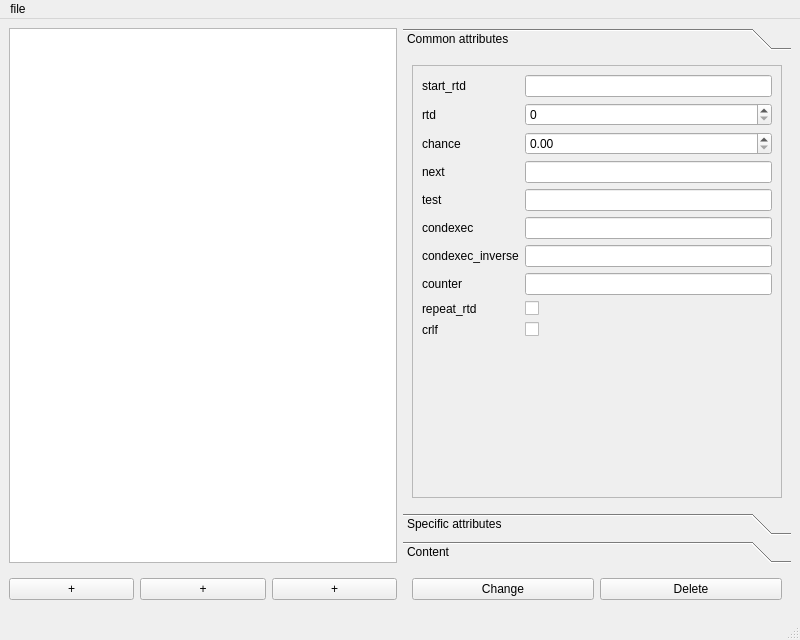
<?xml version="1.0" encoding="UTF-8"?>
<ui version="4.0">
 <class>MainWindow</class>
 <widget class="QMainWindow" name="MainWindow">
  <property name="geometry">
   <rect>
    <x>0</x>
    <y>0</y>
    <width>800</width>
    <height>640</height>
   </rect>
  </property>
  <property name="windowTitle">
   <string>MainWindow</string>
  </property>
  <widget class="QWidget" name="centralwidget">
   <layout class="QGridLayout" name="gridLayout">
    <item row="1" column="1">
     <widget class="QStackedWidget" name="stackedWidget_2">
      <property name="sizePolicy">
       <sizepolicy hsizetype="Preferred" vsizetype="Maximum">
        <horstretch>0</horstretch>
        <verstretch>0</verstretch>
       </sizepolicy>
      </property>
      <property name="currentIndex">
       <number>0</number>
      </property>
      <widget class="QWidget" name="page_3">
       <layout class="QHBoxLayout" name="horizontalLayout_2">
        <item>
         <widget class="QPushButton" name="pushButton_change">
          <property name="text">
           <string>Change</string>
          </property>
         </widget>
        </item>
        <item>
         <widget class="QPushButton" name="pushButton_delete">
          <property name="text">
           <string>Delete</string>
          </property>
         </widget>
        </item>
       </layout>
      </widget>
      <widget class="QWidget" name="page_4"/>
     </widget>
    </item>
    <item row="0" column="1">
     <widget class="QToolBox" name="toolBox">
      <property name="currentIndex">
       <number>0</number>
      </property>
      <widget class="QWidget" name="page_common_attr">
       <property name="enabled">
        <bool>true</bool>
       </property>
       <property name="geometry">
        <rect>
         <x>0</x>
         <y>0</y>
         <width>388</width>
         <height>436</height>
        </rect>
       </property>
       <property name="sizePolicy">
        <sizepolicy hsizetype="Preferred" vsizetype="Preferred">
         <horstretch>0</horstretch>
         <verstretch>0</verstretch>
        </sizepolicy>
       </property>
       <property name="toolTip">
        <string>&lt;html&gt;&lt;head/&gt;&lt;body&gt;&lt;p&gt;&lt;br/&gt;&lt;/p&gt;&lt;/body&gt;&lt;/html&gt;</string>
       </property>
       <property name="layoutDirection">
        <enum>Qt::LeftToRight</enum>
       </property>
       <property name="autoFillBackground">
        <bool>true</bool>
       </property>
       <attribute name="label">
        <string>Common attributes</string>
       </attribute>
       <layout class="QGridLayout" name="gridLayout_9">
        <item row="0" column="0">
         <widget class="QScrollArea" name="scrollArea_5">
          <property name="widgetResizable">
           <bool>true</bool>
          </property>
          <widget class="QWidget" name="scrollAreaWidgetContents_5">
           <property name="geometry">
            <rect>
             <x>0</x>
             <y>0</y>
             <width>368</width>
             <height>416</height>
            </rect>
           </property>
           <layout class="QFormLayout" name="formLayout_5">
            <item row="0" column="0">
             <widget class="QLabel" name="label_18">
              <property name="text">
               <string>start_rtd</string>
              </property>
             </widget>
            </item>
            <item row="0" column="1">
             <widget class="QLineEdit" name="lineEdit_17"/>
            </item>
            <item row="1" column="0">
             <widget class="QLabel" name="label_19">
              <property name="text">
               <string>rtd</string>
              </property>
             </widget>
            </item>
            <item row="1" column="1">
             <widget class="QSpinBox" name="spinBox_8"/>
            </item>
            <item row="2" column="0">
             <widget class="QLabel" name="stab1Label_18">
              <property name="text">
               <string>chance</string>
              </property>
             </widget>
            </item>
            <item row="2" column="1">
             <widget class="QDoubleSpinBox" name="doubleSpinBox"/>
            </item>
            <item row="3" column="0">
             <widget class="QLabel" name="stab1Label_16">
              <property name="text">
               <string>next</string>
              </property>
             </widget>
            </item>
            <item row="3" column="1">
             <widget class="QLineEdit" name="stab1LineEdit_16"/>
            </item>
            <item row="4" column="0">
             <widget class="QLabel" name="stab1Label_17">
              <property name="text">
               <string>test</string>
              </property>
             </widget>
            </item>
            <item row="4" column="1">
             <widget class="QLineEdit" name="stab1LineEdit_17"/>
            </item>
            <item row="5" column="0">
             <widget class="QLabel" name="stab1Label_19">
              <property name="text">
               <string>condexec</string>
              </property>
             </widget>
            </item>
            <item row="5" column="1">
             <widget class="QLineEdit" name="stab1LineEdit_19"/>
            </item>
            <item row="6" column="0">
             <widget class="QLabel" name="stab1Label_20">
              <property name="text">
               <string>condexec_inverse</string>
              </property>
             </widget>
            </item>
            <item row="6" column="1">
             <widget class="QLineEdit" name="stab1LineEdit_20"/>
            </item>
            <item row="7" column="0">
             <widget class="QLabel" name="stab1Label_21">
              <property name="text">
               <string>counter</string>
              </property>
             </widget>
            </item>
            <item row="7" column="1">
             <widget class="QLineEdit" name="stab1LineEdit_21"/>
            </item>
            <item row="8" column="0">
             <widget class="QLabel" name="stab1Label_14">
              <property name="text">
               <string>repeat_rtd</string>
              </property>
             </widget>
            </item>
            <item row="8" column="1">
             <widget class="QCheckBox" name="checkBox_8">
              <property name="text">
               <string/>
              </property>
             </widget>
            </item>
            <item row="9" column="0">
             <widget class="QLabel" name="stab1Label_15">
              <property name="text">
               <string>crlf</string>
              </property>
             </widget>
            </item>
            <item row="9" column="1">
             <widget class="QCheckBox" name="checkBox_7">
              <property name="text">
               <string/>
              </property>
             </widget>
            </item>
           </layout>
          </widget>
         </widget>
        </item>
       </layout>
      </widget>
      <widget class="QWidget" name="page_spec_attr">
       <property name="geometry">
        <rect>
         <x>0</x>
         <y>0</y>
         <width>388</width>
         <height>436</height>
        </rect>
       </property>
       <attribute name="label">
        <string>Specific attributes</string>
       </attribute>
       <layout class="QGridLayout" name="gridLayout_3">
        <item row="0" column="0">
         <widget class="QStackedWidget" name="stackedw_spec_attrs">
          <property name="currentIndex">
           <number>0</number>
          </property>
          <widget class="QWidget" name="page_stackw_recv_cmd">
           <layout class="QGridLayout" name="gridLayout_4">
            <property name="leftMargin">
             <number>0</number>
            </property>
            <property name="topMargin">
             <number>0</number>
            </property>
            <property name="rightMargin">
             <number>0</number>
            </property>
            <property name="bottomMargin">
             <number>0</number>
            </property>
            <item row="0" column="0">
             <widget class="QScrollArea" name="scrollArea">
              <property name="widgetResizable">
               <bool>true</bool>
              </property>
              <widget class="QWidget" name="scrollAreaWidgetContents">
               <property name="geometry">
                <rect>
                 <x>0</x>
                 <y>0</y>
                 <width>368</width>
                 <height>416</height>
                </rect>
               </property>
               <layout class="QFormLayout" name="formLayout_2">
                <item row="0" column="0">
                 <widget class="QLabel" name="label_response">
                  <property name="text">
                   <string>response</string>
                  </property>
                 </widget>
                </item>
                <item row="0" column="1">
                 <widget class="QSpinBox" name="attr_response_spinBox"/>
                </item>
                <item row="1" column="0">
                 <widget class="QLabel" name="label_request">
                  <property name="text">
                   <string>request</string>
                  </property>
                 </widget>
                </item>
                <item row="1" column="1">
                 <widget class="QComboBox" name="attr_request_comboBox">
                  <item>
                   <property name="text">
                    <string>-</string>
                   </property>
                  </item>
                  <item>
                   <property name="text">
                    <string>INVITE</string>
                   </property>
                  </item>
                  <item>
                   <property name="text">
                    <string>ACK</string>
                   </property>
                  </item>
                  <item>
                   <property name="text">
                    <string>BYE</string>
                   </property>
                  </item>
                  <item>
                   <property name="text">
                    <string>CANCEL</string>
                   </property>
                  </item>
                  <item>
                   <property name="text">
                    <string>REGISTER</string>
                   </property>
                  </item>
                  <item>
                   <property name="text">
                    <string>OPTIONS</string>
                   </property>
                  </item>
                  <item>
                   <property name="text">
                    <string>PRACK</string>
                   </property>
                  </item>
                  <item>
                   <property name="text">
                    <string>SUBSCRIBE</string>
                   </property>
                  </item>
                  <item>
                   <property name="text">
                    <string>NOTIFY</string>
                   </property>
                  </item>
                  <item>
                   <property name="text">
                    <string>PUBLISH</string>
                   </property>
                  </item>
                  <item>
                   <property name="text">
                    <string>INFO</string>
                   </property>
                  </item>
                  <item>
                   <property name="text">
                    <string>REFER</string>
                   </property>
                  </item>
                  <item>
                   <property name="text">
                    <string>MESSAGE</string>
                   </property>
                  </item>
                  <item>
                   <property name="text">
                    <string>UPDATE</string>
                   </property>
                  </item>
                 </widget>
                </item>
                <item row="2" column="0">
                 <widget class="QLabel" name="label_lost">
                  <property name="text">
                   <string>lost</string>
                  </property>
                 </widget>
                </item>
                <item row="2" column="1">
                 <widget class="QSpinBox" name="attr_lost_spinBox"/>
                </item>
                <item row="3" column="0">
                 <widget class="QLabel" name="label_timeout">
                  <property name="text">
                   <string>timeout</string>
                  </property>
                 </widget>
                </item>
                <item row="3" column="1">
                 <widget class="QSpinBox" name="attr_timeout_spinBox"/>
                </item>
                <item row="4" column="0">
                 <widget class="QLabel" name="label_ontimeout">
                  <property name="text">
                   <string>ontimeout</string>
                  </property>
                 </widget>
                </item>
                <item row="4" column="1">
                 <widget class="QLineEdit" name="attr_ontimeout_LineEdit"/>
                </item>
                <item row="5" column="0">
                 <widget class="QLabel" name="label_response_txn">
                  <property name="text">
                   <string>response_txn</string>
                  </property>
                 </widget>
                </item>
                <item row="5" column="1">
                 <widget class="QLineEdit" name="attr_response_txn_LineEdit"/>
                </item>
                <item row="6" column="0">
                 <widget class="QLabel" name="label_optional">
                  <property name="text">
                   <string>optional</string>
                  </property>
                 </widget>
                </item>
                <item row="6" column="1">
                 <widget class="QCheckBox" name="attr_optional_checkBox">
                  <property name="text">
                   <string/>
                  </property>
                 </widget>
                </item>
                <item row="7" column="0">
                 <widget class="QLabel" name="label_ignoresdp">
                  <property name="text">
                   <string>ignoresdp</string>
                  </property>
                 </widget>
                </item>
                <item row="7" column="1">
                 <widget class="QCheckBox" name="attr_ignoresdp_checkBox">
                  <property name="text">
                   <string/>
                  </property>
                 </widget>
                </item>
                <item row="8" column="0">
                 <widget class="QLabel" name="label_rrs">
                  <property name="text">
                   <string>rrs</string>
                  </property>
                 </widget>
                </item>
                <item row="8" column="1">
                 <widget class="QCheckBox" name="attr_rrs_checkBox">
                  <property name="text">
                   <string/>
                  </property>
                 </widget>
                </item>
                <item row="9" column="0">
                 <widget class="QLabel" name="label_auth">
                  <property name="text">
                   <string>auth</string>
                  </property>
                 </widget>
                </item>
                <item row="9" column="1">
                 <widget class="QCheckBox" name="attr_auth_checkBox">
                  <property name="text">
                   <string/>
                  </property>
                 </widget>
                </item>
                <item row="10" column="0">
                 <widget class="QLabel" name="label_regexp_match">
                  <property name="text">
                   <string>regexp_match</string>
                  </property>
                 </widget>
                </item>
                <item row="10" column="1">
                 <widget class="QCheckBox" name="attr_regexp_match_checkBox">
                  <property name="text">
                   <string/>
                  </property>
                 </widget>
                </item>
               </layout>
              </widget>
             </widget>
            </item>
           </layout>
          </widget>
          <widget class="QWidget" name="page_stackw_send_cmd">
           <layout class="QGridLayout" name="gridLayout_5">
            <property name="leftMargin">
             <number>0</number>
            </property>
            <property name="topMargin">
             <number>0</number>
            </property>
            <property name="rightMargin">
             <number>0</number>
            </property>
            <property name="bottomMargin">
             <number>0</number>
            </property>
            <item row="0" column="0">
             <widget class="QScrollArea" name="scrollArea_2">
              <property name="widgetResizable">
               <bool>true</bool>
              </property>
              <widget class="QWidget" name="scrollAreaWidgetContents_2">
               <property name="geometry">
                <rect>
                 <x>0</x>
                 <y>0</y>
                 <width>368</width>
                 <height>416</height>
                </rect>
               </property>
               <layout class="QFormLayout" name="formLayout_3">
                <item row="0" column="0">
                 <widget class="QLabel" name="label_retrans">
                  <property name="text">
                   <string>retrans</string>
                  </property>
                 </widget>
                </item>
                <item row="1" column="0">
                 <widget class="QLabel" name="label_lost_send">
                  <property name="text">
                   <string>lost</string>
                  </property>
                 </widget>
                </item>
                <item row="1" column="1">
                 <widget class="QSpinBox" name="attr_lost_send_spinBox"/>
                </item>
                <item row="2" column="0">
                 <widget class="QLabel" name="label_start_txn">
                  <property name="text">
                   <string>start_txn</string>
                  </property>
                 </widget>
                </item>
                <item row="2" column="1">
                 <widget class="QLineEdit" name="attr_start_txn_LineEdit"/>
                </item>
                <item row="3" column="0">
                 <widget class="QLabel" name="label_ack_txn">
                  <property name="text">
                   <string>ack_txn</string>
                  </property>
                 </widget>
                </item>
                <item row="3" column="1">
                 <widget class="QLineEdit" name="attr_ack_txn_LineEdit"/>
                </item>
                <item row="0" column="1">
                 <widget class="QSpinBox" name="attr_retrans_spinBox"/>
                </item>
               </layout>
              </widget>
             </widget>
            </item>
           </layout>
          </widget>
          <widget class="QWidget" name="page_stackw_pause_cmd">
           <layout class="QGridLayout" name="gridLayout_6">
            <property name="leftMargin">
             <number>0</number>
            </property>
            <property name="topMargin">
             <number>0</number>
            </property>
            <property name="rightMargin">
             <number>0</number>
            </property>
            <property name="bottomMargin">
             <number>0</number>
            </property>
            <item row="0" column="0">
             <widget class="QScrollArea" name="scrollArea_3">
              <property name="widgetResizable">
               <bool>true</bool>
              </property>
              <widget class="QWidget" name="scrollAreaWidgetContents_3">
               <property name="geometry">
                <rect>
                 <x>0</x>
                 <y>0</y>
                 <width>368</width>
                 <height>416</height>
                </rect>
               </property>
               <layout class="QFormLayout" name="formLayout_4">
                <item row="0" column="0">
                 <widget class="QLabel" name="label_milliseconds">
                  <property name="text">
                   <string>milliseconds</string>
                  </property>
                 </widget>
                </item>
                <item row="1" column="0">
                 <widget class="QLabel" name="label_variable">
                  <property name="text">
                   <string>variable</string>
                  </property>
                 </widget>
                </item>
                <item row="2" column="0">
                 <widget class="QLabel" name="label_distribution">
                  <property name="text">
                   <string>distribution</string>
                  </property>
                 </widget>
                </item>
                <item row="0" column="1">
                 <widget class="QSpinBox" name="attr_milliseconds_spinBox"/>
                </item>
                <item row="1" column="1">
                 <widget class="QSpinBox" name="attr_variable_spinBox"/>
                </item>
                <item row="2" column="1">
                 <widget class="QComboBox" name="attr_distribution_comboBox">
                  <item>
                   <property name="text">
                    <string>-</string>
                   </property>
                  </item>
                  <item>
                   <property name="text">
                    <string>fixed</string>
                   </property>
                  </item>
                  <item>
                   <property name="text">
                    <string>uniform</string>
                   </property>
                  </item>
                  <item>
                   <property name="text">
                    <string>normal</string>
                   </property>
                  </item>
                  <item>
                   <property name="text">
                    <string>lognormal</string>
                   </property>
                  </item>
                  <item>
                   <property name="text">
                    <string>exponential</string>
                   </property>
                  </item>
                  <item>
                   <property name="text">
                    <string>weibull</string>
                   </property>
                  </item>
                  <item>
                   <property name="text">
                    <string>pareto</string>
                   </property>
                  </item>
                  <item>
                   <property name="text">
                    <string>gamma</string>
                   </property>
                  </item>
                  <item>
                   <property name="text">
                    <string>negbin</string>
                   </property>
                  </item>
                 </widget>
                </item>
                <item row="3" column="1">
                 <widget class="QCheckBox" name="attr_sanity_check_checkBox">
                  <property name="text">
                   <string/>
                  </property>
                 </widget>
                </item>
                <item row="3" column="0">
                 <widget class="QLabel" name="labal_sanity_check">
                  <property name="text">
                   <string>sanity_check</string>
                  </property>
                 </widget>
                </item>
               </layout>
              </widget>
             </widget>
            </item>
           </layout>
          </widget>
          <widget class="QWidget" name="page_stackw_nop_cmd">
           <layout class="QGridLayout" name="gridLayout_7">
            <property name="leftMargin">
             <number>0</number>
            </property>
            <property name="topMargin">
             <number>0</number>
            </property>
            <property name="rightMargin">
             <number>0</number>
            </property>
            <property name="bottomMargin">
             <number>0</number>
            </property>
            <item row="0" column="0">
             <widget class="QScrollArea" name="scrollArea_4">
              <property name="widgetResizable">
               <bool>true</bool>
              </property>
              <widget class="QWidget" name="scrollAreaWidgetContents_4">
               <property name="geometry">
                <rect>
                 <x>0</x>
                 <y>0</y>
                 <width>299</width>
                 <height>35</height>
                </rect>
               </property>
               <layout class="QGridLayout" name="gridLayout_8">
                <item row="0" column="0">
                 <widget class="QLabel" name="label_missing_attr">
                  <property name="text">
                   <string>This command has not specific attributes.</string>
                  </property>
                  <property name="alignment">
                   <set>Qt::AlignCenter</set>
                  </property>
                 </widget>
                </item>
               </layout>
              </widget>
             </widget>
            </item>
           </layout>
          </widget>
         </widget>
        </item>
       </layout>
      </widget>
      <widget class="QWidget" name="page_content">
       <property name="geometry">
        <rect>
         <x>0</x>
         <y>0</y>
         <width>388</width>
         <height>436</height>
        </rect>
       </property>
       <attribute name="label">
        <string>Content</string>
       </attribute>
       <layout class="QGridLayout" name="gridLayout_2">
        <item row="0" column="0">
         <widget class="QStackedWidget" name="stackedw_content">
          <property name="currentIndex">
           <number>1</number>
          </property>
          <widget class="QWidget" name="page_stackw_contentof_send">
           <layout class="QGridLayout" name="gridLayout_10">
            <property name="leftMargin">
             <number>0</number>
            </property>
            <property name="topMargin">
             <number>0</number>
            </property>
            <property name="rightMargin">
             <number>0</number>
            </property>
            <property name="bottomMargin">
             <number>0</number>
            </property>
            <item row="0" column="0">
             <widget class="QTextEdit" name="texte_cdata">
              <property name="documentTitle">
               <string/>
              </property>
              <property name="placeholderText">
               <string>&lt;![CDATA[. . .]]&gt;</string>
              </property>
             </widget>
            </item>
           </layout>
          </widget>
          <widget class="QWidget" name="page_stackw_contentof_nop">
           <layout class="QFormLayout" name="formLayout">
            <item row="0" column="0">
             <widget class="QLabel" name="label">
              <property name="text">
               <string>action</string>
              </property>
             </widget>
            </item>
            <item row="0" column="1">
             <widget class="QComboBox" name="comboBox_3">
              <item>
               <property name="text">
                <string>-</string>
               </property>
              </item>
              <item>
               <property name="text">
                <string>exec</string>
               </property>
              </item>
             </widget>
            </item>
           </layout>
          </widget>
         </widget>
        </item>
       </layout>
      </widget>
     </widget>
    </item>
    <item row="0" column="0">
     <widget class="QTableWidget" name="table_constructor"/>
    </item>
    <item row="1" column="0">
     <layout class="QHBoxLayout" name="horizontalLayout">
      <item>
       <widget class="QPushButton" name="pushButton_add_recv">
        <property name="text">
         <string>+</string>
        </property>
       </widget>
      </item>
      <item>
       <widget class="QPushButton" name="pushButton_add_action">
        <property name="text">
         <string>+</string>
        </property>
       </widget>
      </item>
      <item>
       <widget class="QPushButton" name="pushButton_add_send">
        <property name="text">
         <string>+</string>
        </property>
       </widget>
      </item>
     </layout>
    </item>
   </layout>
  </widget>
  <widget class="QMenuBar" name="menubar">
   <property name="geometry">
    <rect>
     <x>0</x>
     <y>0</y>
     <width>800</width>
     <height>22</height>
    </rect>
   </property>
   <widget class="QMenu" name="menufile">
    <property name="title">
     <string>file</string>
    </property>
    <addaction name="actionnew"/>
   </widget>
   <addaction name="menufile"/>
  </widget>
  <widget class="QStatusBar" name="statusbar"/>
  <action name="actionnew">
   <property name="text">
    <string>new</string>
   </property>
  </action>
 </widget>
 <tabstops>
  <tabstop>pushButton_add_send</tabstop>
  <tabstop>table_constructor</tabstop>
  <tabstop>pushButton_add_recv</tabstop>
  <tabstop>pushButton_add_action</tabstop>
 </tabstops>
 <resources/>
 <connections/>
</ui>
